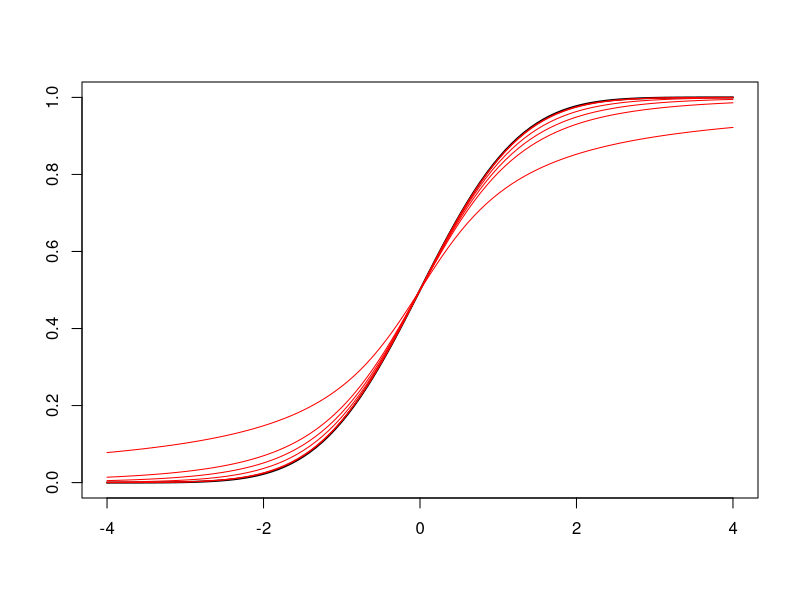
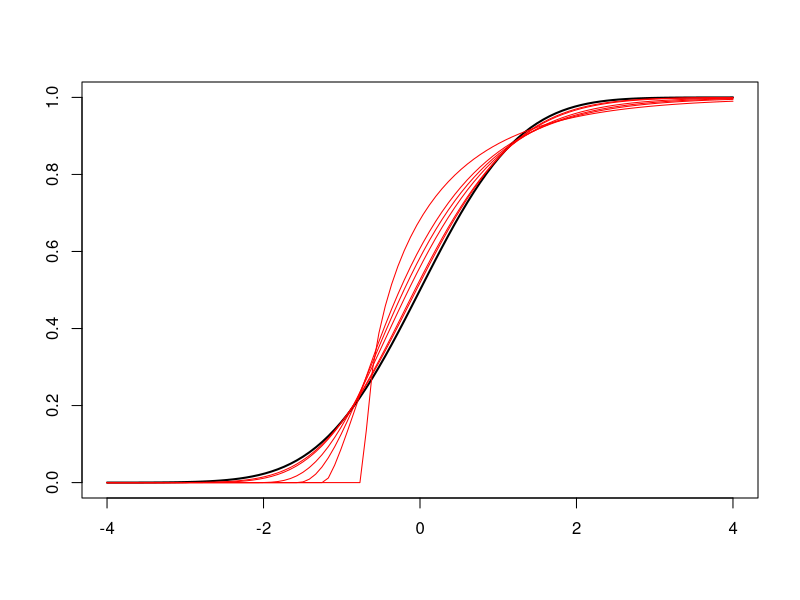
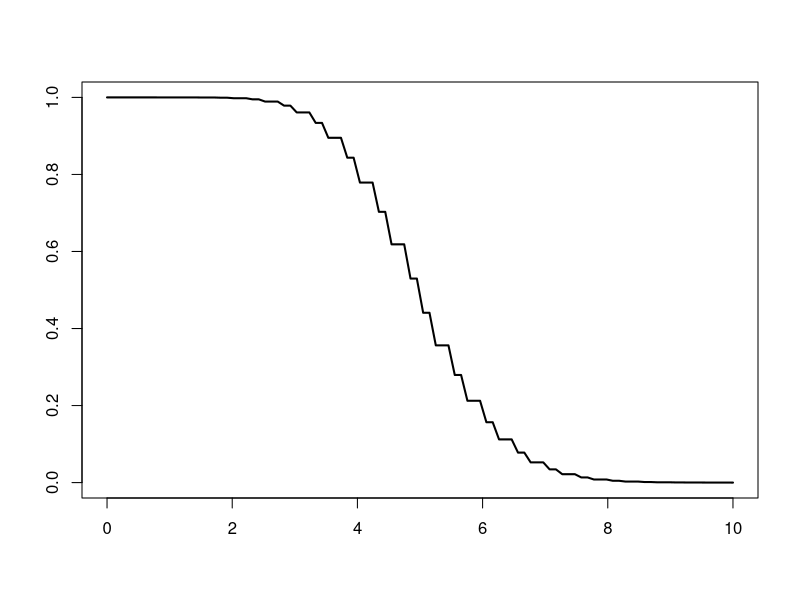
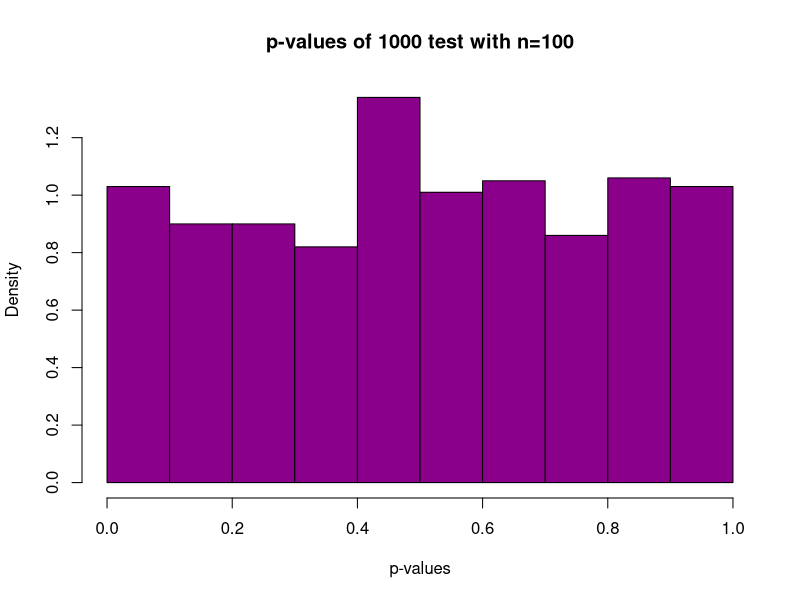

The R script that drew these images, in order: (Note: a time limit stopped this script after it produced the figures.)
## ---- chunk 1
x <- seq(-4, 4, length=100)
y <- pnorm(x)
plot(x,y, type = "l", lwd = 2, xlab = "", ylab = "")
df <- c(1,3,5,10,50,100)
y <- sapply(df,function(d) pt(x, d))
apply(y,2,function(y) lines(x,y,col="red"))
## ---- chunk 2
x <- seq(-4, 4, length=100)
y <- pnorm(x)
plot(x,y, type = "l", lwd = 2, xlab = "", ylab = "")
df <- c(1,3,5,10,50,100)
y <- sapply(df,function(d) pchisq(x*sqrt(2*d)+d, d))
apply(y,2,function(y) lines(x,y,col="red"))
## ---- chunk 3

ex2pvalue <- function(n,x_mean){
  1-pgamma(5*n, floor(n*x_mean+1), lower = FALSE)
}
x <- seq(0, 10, length=100)
y <- ex2pvalue(4,x)
plot(x,y, type = "l", lwd = 2, xlab = "", ylab = "")
## ---- chunk 4
y <- sapply(1:1000,function(a) ex2pvalue(100,mean(rpois(100, 5))) )
hist(y,
main="p-values of 1000 test with n=100",
xlab="p-values",
xlim=c(0,1),
col="darkmagenta",
freq=FALSE
)
## ---- chunk 5

odp <- sapply(1:10^4, function(a)
  {
    y<-sapply(1:1000,function(a) {ex2pvalue(100,mean(rpois(100, 5)))})
    if(min(y)<= 0.05/1000) return(1)
  })
sum(sapply(odp, sum))/10^4
## ---- chunk 6
odp <- sapply(1:10^4, function(a)
  {
    y<-sapply(1:1000,function(a) ex2pvalue(100,mean(rpois(100, 5))))
    if(-sum(2*log(y))>= qchisq(1-0.05, 2*1000))return(1)
  })
sum(sapply(odp, sum))/10^4
## ---- chunk 7
odp <- sapply(1:10^4, function(a)
  {
    y<-runif(1000,0,1)
    if(-sum(2*log(y))>= qchisq(1-0.05, 2*1000))return(1)
  })
sum(sapply(odp, sum))/10^4
## ---- chunk 8
odp <- sapply(1:10^4, function(a)
  {
    y<-sapply(1:1000,function(a){
        if(a==1){ return(ex2pvalue(100,mean(rpois(100, 7))))}
        if(a>1){return(ex2pvalue(100,mean(rpois(100, 5))))}
      })
    y<-sapply(y,sum)
    
    if(min(y)<= 0.05/1000) return(1)
  })
sum(sapply(odp, sum))/10^4
## ---- chunk 9
odp <- sapply(1:10^4, function(a)
  {
    y<-sapply(1:1000,function(a){
        if(a==1){return(ex2pvalue(100,mean(rpois(100, 7))))}
        if(a>1){return(ex2pvalue(100,mean(rpois(100, 5))))}
      })
    y<-sapply(y, sum)
    if(-sum(2*log(y))>= qchisq(1-0.05, 2*1000))return(1)
  })
sum(sapply(odp, sum))/10^4
## ---- chunk 10
odp <- sapply(1:10^4, function(a)
  {
    y<-sapply(1:1000,function(a){
        if(a<=100){ return(ex2pvalue(100,mean(rpois(100, 5.2))))}
        if(a>100){return(ex2pvalue(100,mean(rpois(100, 5))))}
      })
    y<-sapply(y,sum)
    if(min(y)<= 0.05/1000) return(1)
  })
sum(sapply(odp, sum))/10^4
## ---- chunk 11
odp <- sapply(1:10^4, function(a)
  {
    y<-sapply(1:1000,function(a){
        if(a<=100){return(ex2pvalue(100,mean(rpois(100, 5.2))))}
        if(a>100){return(ex2pvalue(100,mean(rpois(100, 5))))}
      })
    y<-sapply(y, sum)
    if(-sum(2*log(y))>= qchisq(1-0.05, 2*1000))return(1)
  })
sum(sapply(odp, sum))/10^4
## ---- chunk 12
x <- 2:100000
y <- sapply(x,function(a){max(rnorm(a))/sqrt(2*log(a))})
plot(x,y, type = "l", lwd = 2, xlab = "", ylab = "")
y <- sapply(1:10,function(a){
  sapply(x,function(a){max(rnorm(a))/sqrt(2*log(a))})
  })
apply(y,2,function(y) lines(x,y,col="red"))
## ---- chunk 13
ex4L <- function(Y){
  n <- length(Y)
  epsilon <- 0.1
  gamma <- (1-epsilon)*sqrt(2*log(n))
  exponential<- function(y) gamma*y-gamma^2/2
  return(1/n*sum(exp(exponential(Y))))
}
ex4Lapprox <- function(Y){
  n <- length(Y)
  epsilon <- 0.1
  gamma <- (1-epsilon)*sqrt(2*log(n))
  exponential <- function(y){
    if(y<sqrt(2*log(n))){return(exp(gamma*y-gamma^2/2))}
    else{return(0)}
  }
  return(1/n*sum(sapply(Y,function(y) exponential(y))))
}
draw_hist <- function(d){
  print(var(d))
  hist(d,
main="",xlab="",
xlim=c(min(d),max(d)),
col="darkmagenta",freq=FALSE)
}
samel<-sapply(c(10^3,10^4,10^5),function(n){
  I<-diag(n)
  mu<-numeric(n)
  d<-sapply(1:10^3,function(a) {
    Y<-mvtnorm::rmvnorm(1, mu, I)
    Y<-sapply(Y, sum)
    return (c(ex4L(Y),ex4Lapprox(Y)))})
  draw_hist(d[1,])
  draw_hist(d[2,])
  same<-apply(d,2,function(a){
    if(a[1]==a[2])return(1)
    else return(0)
  })
  return(sum(sapply(same,sum))/10^3)
})
print(samel)

## ---- chunk 14
ex4L <- function(Y){
  n <- length(Y)
  epsilon <- 0.1
  gamma <- (1-epsilon)*sqrt(2*log(n))
  exponential<- function(y) gamma*y-gamma^2/2
  return(1/n*sum(exp(exponential(Y))))
}
ex4Lapprox <- function(Y){
  n <- length(Y)
  epsilon <- 0.1
  gamma <- (1-epsilon)*sqrt(2*log(n))
  exponential <- function(y){
    if(y<sqrt(2*log(n))){return(exp(gamma*y-gamma^2/2))}
    else{return(0)}
  }
  return(1/n*sum(sapply(Y,function(y) exponential(y))))
}
draw_hist <- function(d){
  hist(d,
main="",xlab="",
xlim=c(min(d),max(d)),
col="darkmagenta",freq=FALSE)
}
sapply(c(10^3,10^4,10^5),function(n){
  I<-diag(n)
  mu<-numeric(n)
  mu[1]<-(1-0.1)*sqrt(2*log(n))
  d<-sapply(1:10^3,function(a) {
    Y<-mvtnorm::rmvnorm(1, mu, I)
    Y<-sapply(Y, sum)
    return (c(ex4L(Y),ex4Lapprox(Y)))})
  draw_hist(d[1,])
  draw_hist(d[2,])
})
